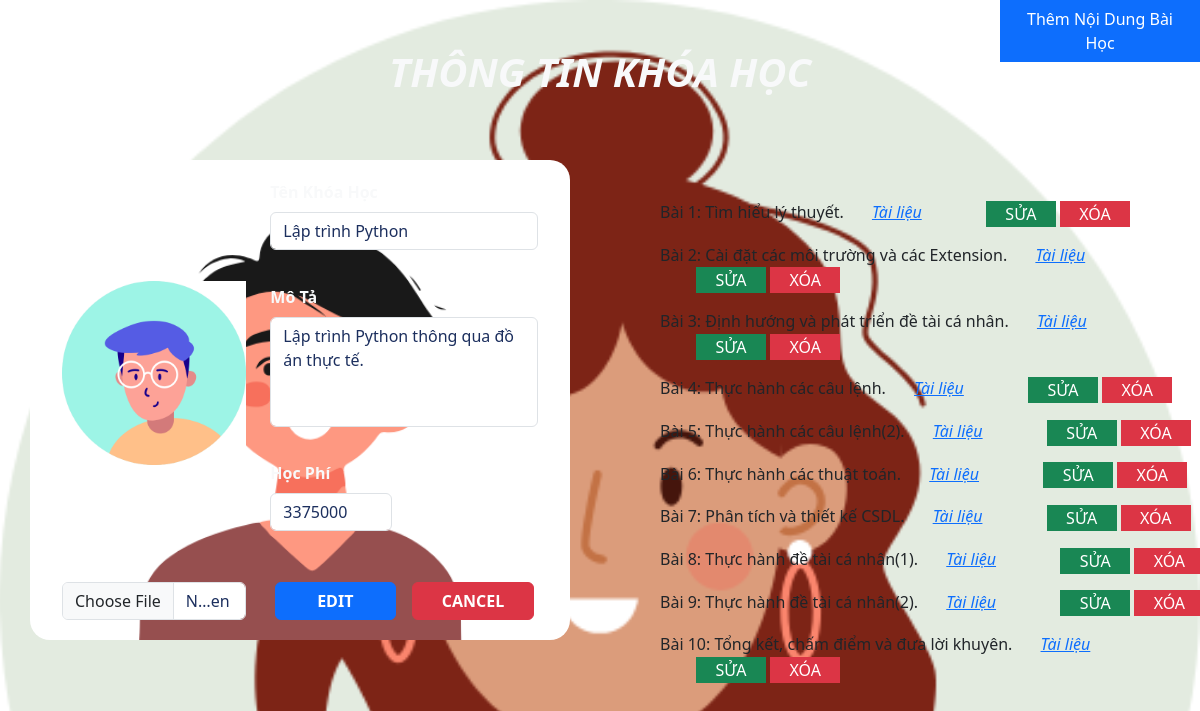
The app's page /DA2_QuanLyTrungTamKhoaHoc/route/route_khoahoc/edit_khoahoc.php?ID_KhoaHoc=4 with its own data.
### tables this page shows
CREATE TABLE `khoahoc` (
  `ID_KhoaHoc` int(11) NOT NULL,
  `ID_DanhMuc` int(11) NOT NULL,
  `TenKH` text NOT NULL,
  `AnhKH` text NOT NULL,
  `MoTa` text NOT NULL,
  `HocPhi` int(50) NOT NULL
);

CREATE TABLE `noidung_khoahoc` (
  `ID_NoiDung` int(11) NOT NULL,
  `ID_KhoaHoc` int(11) NOT NULL,
  `TenND` text NOT NULL,
  `TaiLieu` text NOT NULL
);

### DA2_QuanLyTrungTamKhoaHoc/route/route_khoahoc/khoahoc.php (called while the page is built, shortened)
<?php
    class KhoaHoc{
        function conn(){
            return db_connect();
        }
    }
    class DS_KHOAHOC extends KhoaHoc{
        function get($id_khoahoc){
            $conn = $this->conn();
            $query = mysqli_query($conn, "SELECT * FROM khoahoc WHERE ID_KhoaHoc = $id_khoahoc");
            $result = mysqli_fetch_assoc($query);
            return $result;
        }
    }
?>

### DA2_QuanLyTrungTamKhoaHoc/route/route_noidung/noidung_khoahoc.php (called while the page is built, shortened)
<?php
    class NoiDung_KhoaHoc{
        function conn(){
            return db_connect();
        }
    }
    class DS_NDKH extends NoiDung_KhoaHoc{
        function get_By_ID_Khoahoc($id_khoahoc){
            $conn = $this->conn();
            $query = mysqli_query($conn, "SELECT * FROM noidung_khoahoc WHERE ID_KhoaHoc = '$id_khoahoc'");
            return $query;
        }
    }
?>

### DA2_QuanLyTrungTamKhoaHoc/route/route_khoahoc/edit_khoahoc.php (the view, shortened to what this page needs)
<?php
    require_once "../../route/route_khoahoc/khoahoc.php";
    $get_id = $_GET['ID_KhoaHoc'];
    $khoahoc = new DS_KHOAHOC();
    $khoahoc_info = $khoahoc->get($get_id);
    require_once "../../route/route_noidung/noidung_khoahoc.php";
    $noidung = new DS_NDKH();
    $noidung_info = $noidung->get_By_ID_Khoahoc($get_id);
?>
<!DOCTYPE html>
<html lang="en">
<head>
    <link rel="stylesheet" href="../../assets/bootstrap-5.3.0-alpha3-dist/css/bootstrap.min.css">
</head>
<body>
    <div class="content row">
        <div class="col">
            <h1 class="text-center fw-bold fst-italic mt-5 text-light">THÔNG TIN KHÓA HỌC</h1>
            <form action="" method="post" enctype="multipart/form-data" class="row m-0 formKH">
                <div class="hocvien-image col-5 d-flex flex-column justify-content-between">
                    <div class="box-img mb-3">
                        <img id="preview-image" src="./ANHKH/<?= htmlspecialchars($khoahoc_info['AnhKH']) ?>?t=<?= time(); ?>" alt="Ảnh khóa học" class="img-fluid rounded object-fit-contain">
                    </div>
                    <input type="file" class="form-control w-100" name="anhkh" id="anhkh">
                </div>
                <div class="col-7 h-100 d-flex flex-column justify-content-between">
                    <div class="mb-3">
                        <label for="tenkh" class="form-label fw-bold text-light">Tên Khóa Học</label>
                        <input type="text" class="form-control" id="tenkh" name="tenkh" value="<?= htmlspecialchars($khoahoc_info['TenKH']) ?>">
                    </div>
                    <div class="mb-3">
                        <label for="mota" class="form-label fw-bold text-light">Mô Tả</label>
                        <textarea type="mota" class="form-control" rows="4" id="mota" name="mota"><?= htmlspecialchars($khoahoc_info['MoTa']) ?></textarea>
                    </div>
                    <div class="mb-3 row">
                        <div class="col-6">
                            <label for="hocphi" class="form-label fw-bold text-light">Học Phí</label>
                            <input type="text" class="form-control" id="hocphi" name="hocphi" value="<?= htmlspecialchars($khoahoc_info['HocPhi']) ?>">
                        </div>
                    </div>
                    <div class="btn-update pt-3 d-flex row justify-content-evenly">
                        <button type="submit" name="submit" class="col-5 btn btn-primary fw-bold">EDIT</button>
                        <button type="button" onclick="window.location.href='../../pages/admin_pages/index.php'" class="col-5 btn btn-danger fw-bold">CANCEL</button>
                    </div>
                </div>
            </form>
        </div>
        <button class="btn btn-primary position-fixed end-0 rounded-0 btn-themND" style="width: 200px; top: 0px;">Thêm Nội Dung Bài Học</button>
        <ul class="p-0 danhsach col">
            <?php
                while ($row_ndkh = mysqli_fetch_assoc($noidung_info)){
            ?>
                <li class="list-group-item bg-transparent row py-2">
                    <span><?=$row_ndkh['TenND']?></span>
                    <a href="../route_noidung/TAILIEU/<?=$row_ndkh['TaiLieu']?>" class="fst-italic" download="<?=$row_ndkh['TaiLieu']?>">Tài liệu</a>
                    <button class="btn btn-success rounded-0 btn-editND py-0 ms-5" style="width: 70px;" data-id="<?= $row_ndkh['ID_NoiDung'] ?>">SỬA</button>
                    <button class="btn btn-danger rounded-0 btn-editND py-0" style="width: 70px;" onclick="confirmDelete('../route_noidung/delete_noidung.php?ID_NoiDung=<?=$row_ndkh['ID_NoiDung']?>', '<?= $row_ndkh['TenND']; ?>')">XÓA</button>
                </li>
            <?php } ?>
        </ul>
    </div>
</body>
</html>

### DA2_QuanLyTrungTamKhoaHoc/route/route_khoahoc/edit_khoahoc.php (style rules this page uses)
* { margin: 0; padding: 0; box-sizing: border-box; }
html { scroll-behavior: smooth; }
body { background-image: url(../../assets/images/banner_edit/5.png); background-size: cover; }
.box-img { width: 100%; height: 90%; border-radius: 20px; }
.formKH { width: 45vw; height: 60vh; padding: 20px; position: absolute; top: 50%; left: 25%; transform: translate(-50%, -50%); border-radius: 20px; animation-delay: .2s; filter: blur(20px); opacity: 0; animation: showContent 0.2s 1s linear 1 forwards; background-image: url(../../assets/images/banner_edit/6.png); background-size: cover; }
.danhsach { position: absolute; top: 50%; right: 25%; transform: translate(0%, 40%); width: 45vw; height: 60vh; padding: 20px; top: 0; right: 0; animation-delay: .2s; filter: blur(20px); opacity: 0; animation: showContent 0.2s 1s linear 1 forwards; }
h1 { animation-delay: .2s; filter: blur(20px); opacity: 0; transform: translateY(-100px); animation: showH1 0.2s .5s linear 1 forwards; }
.btn-themND { animation-delay: .2s; filter: blur(20px); opacity: 0; transform: translateX(100px); animation: showBtnND 0.2s .5s linear 1 forwards; }
textarea { resize: none; width: 100%; max-width: 100%; box-sizing: border-box; color: #fff; background-color: #1c2f5e; border: 1px solid #ccc; border-radius: 5px; padding: 10px; }
#preview-image { width: 100%; height: 100%; object-fit: cover; border-radius: 20px; }
label { color: #5d5d5c; }
.form-control { background-color: #fff; box-shadow: none; color: #1c2f5e; }
.list-group-item { background: transparent!important; border: none !important; }

### records on screen
khoahoc: AnhKH (picture), tenkh "Lập trình Python", mota "Lập trình Python thông qua đồ án thực tế.", hocphi "3375000"
noidung_khoahoc: TenND "Bài 1: Tìm hiểu lý thuyết."
noidung_khoahoc: TenND "Bài 2: Cài đặt các môi trường và các Extension."
noidung_khoahoc: TenND "Bài 3: Định hướng và phát triển đề tài cá nhân."
noidung_khoahoc: TenND "Bài 4: Thực hành các câu lệnh."
noidung_khoahoc: TenND "Bài 5: Thực hành các câu lệnh(2)."
noidung_khoahoc: TenND "Bài 6: Thực hành các thuật toán."
noidung_khoahoc: TenND "Bài 7: Phân tích và thiết kế CSDL."
noidung_khoahoc: TenND "Bài 8: Thực hành đề tài cá nhân(1)."
noidung_khoahoc: TenND "Bài 9: Thực hành đề tài cá nhân(2)."
noidung_khoahoc: TenND "Bài 10: Tổng kết, chấm điểm và đưa lời khuyên."
